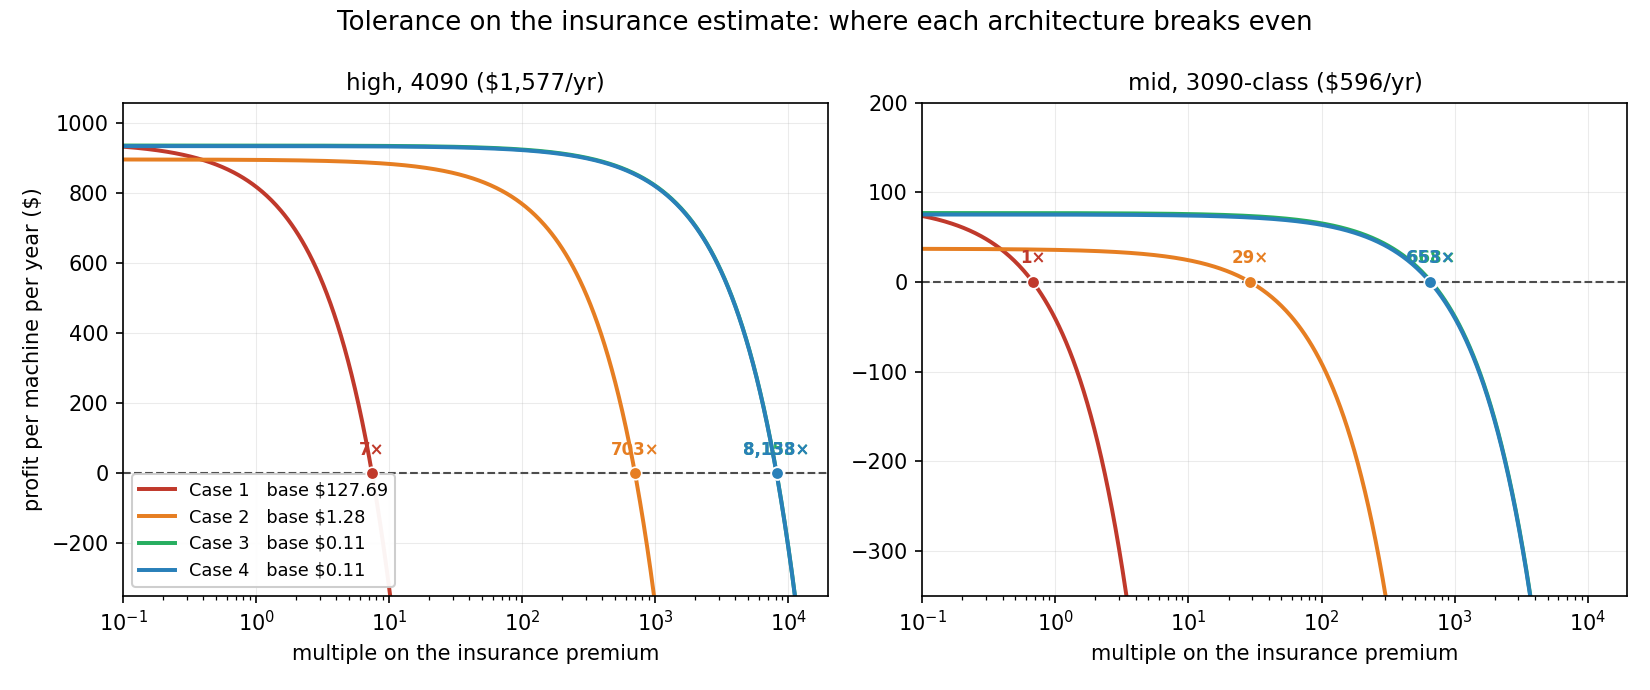

Recreate this plot in Python.
#!/usr/bin/env python3
"""
Tolerance on the insurance estimate: profit vs multiple on the premium.

The premium is the least-supported number in the model — no source reports how
often shared work causes an incident, so the per-machine annual probability is
swept rather than known. This asks the practical question: how far wrong can
that estimate be before the business stops working?

Baseline premium (p_m = 1e-3, the pessimistic sweep point), actuarial_model.py:
  Case 1 $127.69 · Case 2 $1.28 · Case 3 $0.11 · Case 4 $0.11
Cost stack and profit baselines from profit_per_machine.py.
"""
import matplotlib
matplotlib.use("Agg")
import matplotlib.pyplot as plt
import numpy as np, csv, pathlib

RATE, HOURS = 0.1379, 8760
SEV, LR, P_M = 83_000, 0.65, 1e-3
IDX = {"Case 1": 1.0, "Case 2": 0.010, "Case 3": 0.0009, "Case 4": 0.0009}
FIXED = {"Case 1": 8.50, "Case 2": 57.75, "Case 3": 17.95, "Case 4": 19.59}
COLOR = {"Case 1": "#c0392b", "Case 2": "#e67e22", "Case 3": "#27ae60", "Case 4": "#2980b9"}
CONFIGS = {"high, 4090 ($1,577/yr)": (1577, 515), "mid, 3090-class ($596/yr)": (596, 415)}

def en(w): return w / 1000 * RATE * HOURS

mult = np.logspace(-1, 4.3, 600)
rows = []
fig, axes = plt.subplots(1, 2, figsize=(11, 4.6))

for ax, (cfg, (rev, w)) in zip(axes, CONFIGS.items()):
    headroom_max = rev - en(w) - min(FIXED.values())
    for c in IDX:
        base = P_M * IDX[c] * SEV / LR
        headroom = rev - en(w) - FIXED[c]
        ax.plot(mult, headroom - base * mult, color=COLOR[c], lw=1.9,
                label=f"{c}   base ${base:,.2f}")
        be = headroom / base
        rows.append({"config": cfg, "case": c, "baseline_premium_usd": round(base, 2),
                     "profit_at_1x_usd": round(headroom - base, 2),
                     "breakeven_multiple": round(be, 1)})
        if 0.1 < be < 10**4.3:
            ax.plot([be], [0], "o", color=COLOR[c], ms=6, zorder=6,
                    markeredgecolor="white", markeredgewidth=0.8)
            ax.annotate(f"{be:,.0f}×", xy=(be, 0), xytext=(0, 9),
                        textcoords="offset points", ha="center",
                        fontsize=8, color=COLOR[c], fontweight="bold")
    ax.axhline(0, color="0.3", lw=1.0, ls="--")
    ax.set_xscale("log")
    ax.set_ylim(-350, max(headroom_max * 1.12, 200))
    ax.set_xlim(0.1, 10**4.3)
    ax.set_xlabel("multiple on the insurance premium")
    ax.set_title(cfg, fontsize=11)
    ax.grid(alpha=0.25, lw=0.5)

axes[0].set_ylabel("profit per machine per year ($)")
axes[0].legend(fontsize=8.5, loc="lower left", framealpha=0.95)
fig.suptitle("Tolerance on the insurance estimate: where each architecture breaks even",
             fontsize=12.5, y=0.985)
fig.tight_layout()
out = pathlib.Path(__file__).with_name("insurance_sensitivity.png")
fig.savefig(out, dpi=150)
print(f"wrote {out.name}")

o = pathlib.Path(__file__).with_name("insurance_sensitivity.csv")
with o.open("w", newline="") as f:
    wtr = csv.DictWriter(f, fieldnames=list(rows[0].keys())); wtr.writeheader()
    for r in rows: wtr.writerow(r)
print(f"wrote {o.name}\n")
print(f"{'config':26s}{'case':9s}{'base prem':>11s}{'profit@1x':>11s}{'break-even':>12s}")
for r in rows:
    print(f"{r['config']:26s}{r['case']:9s}{r['baseline_premium_usd']:>11,.2f}"
          f"{r['profit_at_1x_usd']:>11,.0f}{r['breakeven_multiple']:>11,.0f}×")
